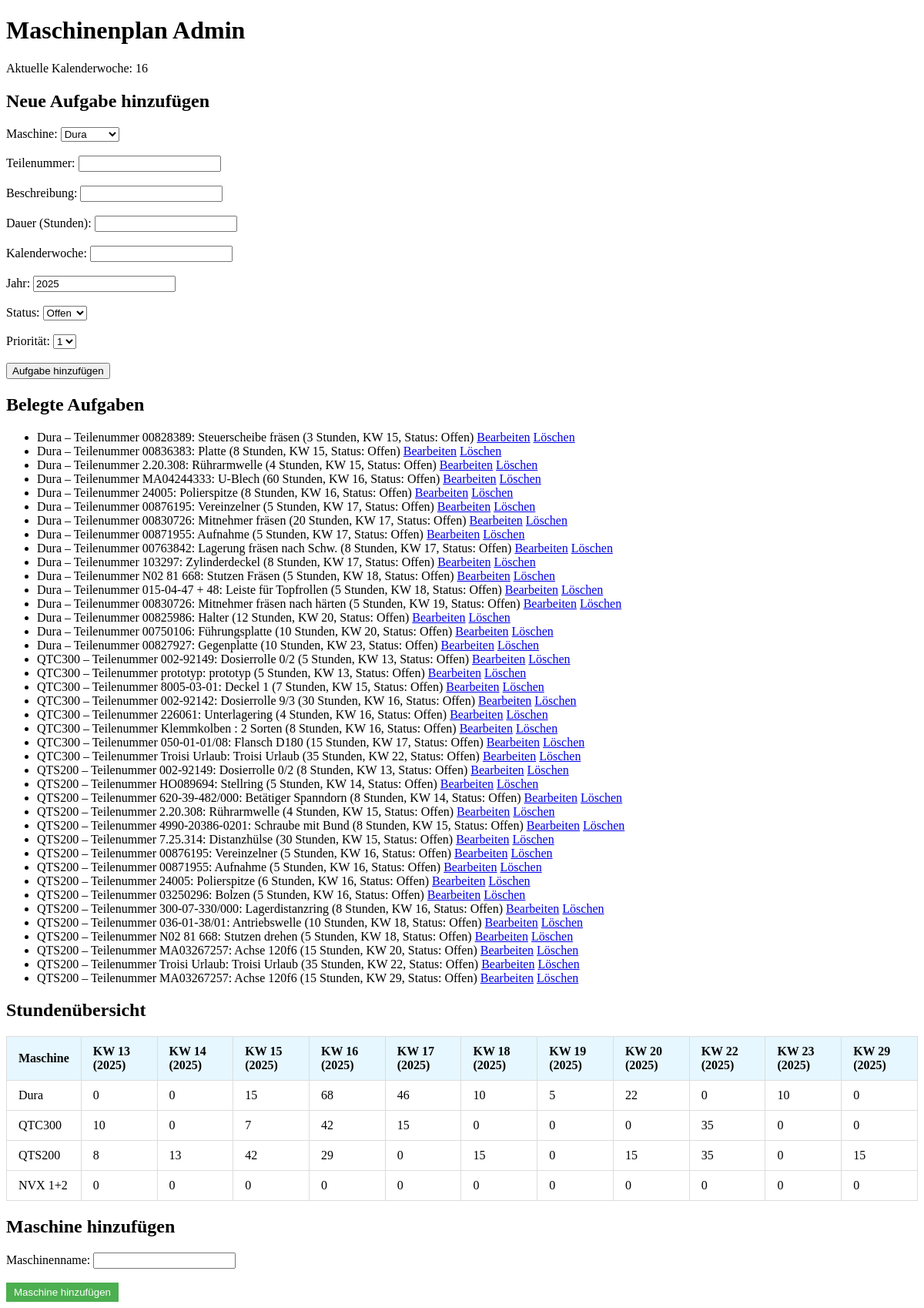
The page /admin on the database its author committed.
### app.py (models this page shows, shortened)
class Task(db.Model):
    __tablename__ = 'task'
    id = db.Column(db.Integer, primary_key=True)
    machine_id = db.Column(db.Integer, db.ForeignKey('machine.id'), nullable=False)
    part_number = db.Column(db.String(50))
    description = db.Column(db.String(200))
    duration_hours = db.Column(db.Integer)
    kw = db.Column(db.Integer)
    year = db.Column(db.Integer)  # Spalte für das Jahr
    prio = db.Column(db.Integer)  # Neue Spalte für Priorität
    status = db.Column(db.String(50))
    machine = db.relationship('Machine', backref=db.backref('tasks', lazy=True))

class Machine(db.Model):
    __tablename__ = 'machine'
    id = db.Column(db.Integer, primary_key=True)
    name = db.Column(db.String(255), nullable=False)

### app.py (the view, shortened to what this page needs)
@app.route('/admin', methods=['GET', 'POST'])
def admin_view():
    current_week = get_current_week()
    tasks = db.session.query(Task, Machine).join(Machine).order_by(Machine.name, Task.year, Task.kw, Task.prio).all()
    machines = Machine.query.all()
    current_year = datetime.now().year
    unique_weeks_years = db.session.query(Task.year, Task.kw).distinct().all()
    weeks_years = sorted(unique_weeks_years, key=lambda x: (x[0], x[1]))  # nach Jahr und Woche sortieren
    hours_per_machine_kw = {}
    for machine in machines:
        for year, week in weeks_years:  # Iteriere nur über existierende Wochen/Jahre
            total_duration = db.session.query(db.func.sum(Task.duration_hours)).filter(
                Task.machine_id == machine.id,
                Task.kw == week,
                Task.year == year
            ).scalar() or 0  # Falls keine Aufgabe für diese Woche existiert, setze 0 Stunden
            hours_per_machine_kw[(machine.id, year, week)] = total_duration
    return render_template('admin.html', tasks=tasks, current_week=current_week, current_year=current_year, machines=machines, hours_per_machine_kw=hours_per_machine_kw, weeks_years=weeks_years)

### app.py (called while the page is built)
def get_current_week():
    today = datetime.today()
    return today.isocalendar()[1]

### templates/admin.html (shortened to what this page needs)
<!DOCTYPE html>
<html lang="de">
<head>
</head>
<body>
    <h1>Maschinenplan Admin</h1>
    <p>Aktuelle Kalenderwoche: {{ current_week }}</p>
<form method="POST">
    <h2>Neue Aufgabe hinzufügen</h2>
    <label for="machine_id">Maschine:</label>
    <select name="machine_id" id="machine_id" required>
        {% for machine in machines %}
            <option value="{{ machine.id }}">{{ machine.name }}</option>
        {% endfor %}
    </select><br><br>
    <label for="part_number">Teilenummer:</label>
    <input type="text" name="part_number" id="part_number"><br><br>
    <label for="description">Beschreibung:</label>
    <input type="text" name="description" id="description"><br><br>
    <label for="duration_hours">Dauer (Stunden):</label>
    <input type="number" name="duration_hours" id="duration_hours" required><br><br>
    <label for="kw">Kalenderwoche:</label>
    <input type="number" name="kw" id="kw" required><br><br>
    <label for="year">Jahr:</label>
    <input type="number" name="year" id="year" value="{{ current_year }}" required><br><br>
    <label for="status">Status:</label>
    <select name="status" id="status">
        <option value="Offen">Offen</option>
    </select><br><br>
    <label for="prio">Priorität:</label>
    <select name="prio" id="prio" required>
        <option value="1">1</option>
    </select><br><br>
    <input type="submit" value="Aufgabe hinzufügen">
</form>
<h2>Belegte Aufgaben</h2>
<ul>
    {% for task, machine in tasks %}
        <li>
            {{ machine.name }} – Teilenummer {{ task.part_number }}: {{ task.description }}
            ({{ task.duration_hours }} Stunden, KW {{ task.kw }}, Status: {{ task.status }})
            <a href="/edit_task/{{ task.id }}">Bearbeiten</a>
            <a href="/delete/{{ task.id }}" onclick="return confirm('Bist du sicher, dass du diese Aufgabe löschen möchtest?')">Löschen</a>
        </li>
    {% endfor %}
</ul>
<h2>Stundenübersicht</h2>
<table>
    <thead>
        <tr>
            <th>Maschine</th>
            {% for year, week in weeks_years %}
                <th>KW {{ week }} ({{ year }})</th>
            {% endfor %}
        </tr>
    </thead>
    <tbody>
        {% for machine in machines %}
            <tr>
                <td>{{ machine.name }}</td>
                {% for year, week in weeks_years %}
                    <td>{{ hours_per_machine_kw.get((machine.id, year, week), 0) }}</td>
                {% endfor %}
            </tr>
        {% endfor %}
    </tbody>
</table>
<h2>Maschine hinzufügen</h2>
<form method="POST" action="/admin">
    <label for="machine_name">Maschinenname:</label>
    <input type="text" id="machine_name" name="machine_name" required><br><br>
    <button type="submit">Maschine hinzufügen</button>
</form>
</body>
</html>

### templates/admin.html (style rules this page uses)
table { width: 100%; border-collapse: collapse; margin-top: 20px; }
th, td { padding: 10px 15px; text-align: left; border: 1px solid #ddd; }
th { background-color: #e6f7ff; font-weight: bold; }
td { font-size: 1em; }
button { padding: 5px 10px; background-color: #4CAF50; color: white; border: none; cursor: pointer; }

### rows shown on the page
Task: name "Dura", part_number "00828389", description "Steuerscheibe fräsen", duration_hours "3", kw "15", status "Offen"
Task: name "Dura", part_number "00836383", description "Platte", duration_hours "8", kw "15", status "Offen"
Task: name "Dura", part_number "2.20.308", description "Rührarmwelle", duration_hours "4", kw "15", status "Offen"
Task: name "Dura", part_number "MA04244333", description "U-Blech", duration_hours "60", kw "16", status "Offen"
Task: name "Dura", part_number "24005", description "Polierspitze", duration_hours "8", kw "16", status "Offen"
Task: name "Dura", part_number "00876195", description "Vereinzelner", duration_hours "5", kw "17", status "Offen"
Task: name "Dura", part_number "00830726", description "Mitnehmer fräsen", duration_hours "20", kw "17", status "Offen"
Task: name "Dura", part_number "00871955", description "Aufnahme", duration_hours "5", kw "17", status "Offen"
Task: name "Dura", part_number "00763842", description "Lagerung fräsen nach Schw.", duration_hours "8", kw "17", status "Offen"
Task: name "Dura", part_number "103297", description "Zylinderdeckel", duration_hours "8", kw "17", status "Offen"
Task: name "Dura", part_number "N02 81 668", description "Stutzen Fräsen", duration_hours "5", kw "18", status "Offen"
Task: name "Dura", part_number "015-04-47 + 48", description "Leiste für Topfrollen", duration_hours "5", kw "18", status "Offen"
Task: name "Dura", part_number "00830726", description "Mitnehmer fräsen nach härten", duration_hours "5", kw "19", status "Offen"
Task: name "Dura", part_number "00825986", description "Halter", duration_hours "12", kw "20", status "Offen"
Task: name "Dura", part_number "00750106", description "Führungsplatte", duration_hours "10", kw "20", status "Offen"
Task: name "Dura", part_number "00827927", description "Gegenplatte", duration_hours "10", kw "23", status "Offen"
Task: name "QTC300", part_number "002-92149", description "Dosierrolle 0/2", duration_hours "5", kw "13", status "Offen"
Task: name "QTC300", part_number "prototyp", description "prototyp", duration_hours "5", kw "13", status "Offen"
Task: name "QTC300", part_number "8005-03-01", description "Deckel 1", duration_hours "7", kw "15", status "Offen"
Task: name "QTC300", part_number "002-92142", description "Dosierrolle 9/3", duration_hours "30", kw "16", status "Offen"
Task: name "QTC300", part_number "226061", description "Unterlagering", duration_hours "4", kw "16", status "Offen"
Task: name "QTC300", part_number "Klemmkolben", description "2 Sorten", duration_hours "8", kw "16", status "Offen"
Task: name "QTC300", part_number "050-01-01/08", description "Flansch D180", duration_hours "15", kw "17", status "Offen"
Task: name "QTC300", part_number "Troisi Urlaub", description "Troisi Urlaub", duration_hours "35", kw "22", status "Offen"
Task: name "QTS200", part_number "002-92149", description "Dosierrolle 0/2", duration_hours "8", kw "13", status "Offen"
Task: name "QTS200", part_number "HO089694", description "Stellring", duration_hours "5", kw "14", status "Offen"
Task: name "QTS200", part_number "620-39-482/000", description "Betätiger Spanndorn", duration_hours "8", kw "14", status "Offen"
Task: name "QTS200", part_number "2.20.308", description "Rührarmwelle", duration_hours "4", kw "15", status "Offen"
Task: name "QTS200", part_number "4990-20386-0201", description "Schraube mit Bund", duration_hours "8", kw "15", status "Offen"
Task: name "QTS200", part_number "7.25.314", description "Distanzhülse", duration_hours "30", kw "15", status "Offen"
Task: name "QTS200", part_number "00876195", description "Vereinzelner", duration_hours "5", kw "16", status "Offen"
Task: name "QTS200", part_number "00871955", description "Aufnahme", duration_hours "5", kw "16", status "Offen"
Task: name "QTS200", part_number "24005", description "Polierspitze", duration_hours "6", kw "16", status "Offen"
Task: name "QTS200", part_number "03250296", description "Bolzen", duration_hours "5", kw "16", status "Offen"
Task: name "QTS200", part_number "300-07-330/000", description "Lagerdistanzring", duration_hours "8", kw "16", status "Offen"
Task: name "QTS200", part_number "036-01-38/01", description "Antriebswelle", duration_hours "10", kw "18", status "Offen"
Task: name "QTS200", part_number "N02 81 668", description "Stutzen drehen", duration_hours "5", kw "18", status "Offen"
Task: name "QTS200", part_number "MA03267257", description "Achse 120f6", duration_hours "15", kw "20", status "Offen"
Task: name "QTS200", part_number "Troisi Urlaub", description "Troisi Urlaub", duration_hours "35", kw "22", status "Offen"
Task: name "QTS200", part_number "MA03267257", description "Achse 120f6", duration_hours "15", kw "29", status "Offen"
Machine: name "Dura", get "0" "0" "15" "68" "46" "10" "5" "22" "0" "10" "0"
Machine: name "QTC300", get "10" "0" "7" "42" "15" "0" "0" "0" "35" "0" "0"
Machine: name "QTS200", get "8" "13" "42" "29" "0" "15" "0" "15" "35" "0" "15"
Machine: name "NVX 1+2", get "0" "0" "0" "0" "0" "0" "0" "0" "0" "0" "0"

### other values the page prints
{{ current_week }} "16"
{{ week }} "13" "14" "15" "16" "17" "18" "19" "20" "22" "23" "29"
{{ year }} "2025" "2025" "2025" "2025" "2025" "2025" "2025" "2025" "2025" "2025" "2025"
form field machine_id "Dura"
